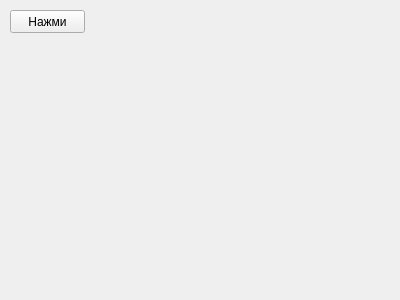
<?xml version="1.0" encoding="UTF-8"?>
<ui version="4.0">
 <class>Form</class>
 <widget class="QWidget" name="Form">
  <property name="geometry">
   <rect>
    <x>0</x>
    <y>0</y>
    <width>400</width>
    <height>300</height>
   </rect>
  </property>
  <property name="windowTitle">
   <string>Form</string>
  </property>
  <widget class="QPushButton" name="pushButton">
   <property name="geometry">
    <rect>
     <x>10</x>
     <y>10</y>
     <width>75</width>
     <height>23</height>
    </rect>
   </property>
   <property name="text">
    <string>Нажми</string>
   </property>
  </widget>
 </widget>
 <resources/>
 <connections/>
</ui>
